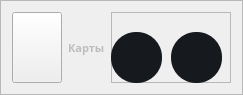
                 <widget class="QFrame" name="Map">
                  <property name="maximumSize">
                   <size>
                    <width>1171</width>
                    <height>91</height>
                   </size>
                  </property>
                  <property name="styleSheet">
                   <string notr="true"> border-bottom: 2px solid white;
 display: inline-block;
 line-height: 0.85;</string>
                  </property>
                  <property name="frameShape">
                   <enum>QFrame::StyledPanel</enum>
                  </property>
                  <property name="frameShadow">
                   <enum>QFrame::Raised</enum>
                  </property>
                  <layout class="QHBoxLayout" name="horizontalLayout_29">
                   <item>
                    <widget class="QPushButton" name="pushButton_25">
                     <property name="minimumSize">
                      <size>
                       <width>50</width>
                       <height>71</height>
                      </size>
                     </property>
                     <property name="maximumSize">
                      <size>
                       <width>50</width>
                       <height>16777215</height>
                      </size>
                     </property>
                     <property name="styleSheet">
                      <string notr="true">border-bottom:none;</string>
                     </property>
                     <property name="text">
                      <string/>
                     </property>
                     <property name="icon">
                      <iconset resource="DownloadSoft.qrc">
                       <normaloff>:/icon/image/icon/free-icon-location-pin-2776067.png</normaloff>:/icon/image/icon/free-icon-location-pin-2776067.png</iconset>
                     </property>
                     <property name="iconSize">
                      <size>
                       <width>48</width>
                       <height>48</height>
                      </size>
                     </property>
                    </widget>
                   </item>
                   <item>
                    <widget class="QLabel" name="label_33">
                     <property name="font">
                      <font>
                       <family>Montserrat Black</family>
                       <pointsize>8</pointsize>
                       <weight>75</weight>
                       <italic>false</italic>
                       <bold>true</bold>
                       <underline>false</underline>
                      </font>
                     </property>
                     <property name="styleSheet">
                      <string notr="true">*{

  color: rgb(189, 189, 189);
border-bottom:none;
}

</string>
                     </property>
                     <property name="text">
                      <string>Карты</string>
                     </property>
                     <property name="scaledContents">
                      <bool>false</bool>
                     </property>
                     <property name="wordWrap">
                      <bool>true</bool>
                     </property>
                    </widget>
                   </item>
                   <item>
                    <widget class="QFrame" name="frame_34">
                     <property name="minimumSize">
                      <size>
                       <width>120</width>
                       <height>71</height>
                      </size>
                     </property>
                     <property name="maximumSize">
                      <size>
                       <width>120</width>
                       <height>71</height>
                      </size>
                     </property>
                     <property name="styleSheet">
                      <string notr="true">border-bottom:none;</string>
                     </property>
                     <property name="frameShape">
                      <enum>QFrame::StyledPanel</enum>
                     </property>
                     <property name="frameShadow">
                      <enum>QFrame::Raised</enum>
                     </property>
                     <widget class="QPushButton" name="pushDelMap">
                      <property name="geometry">
                       <rect>
                        <x>60</x>
                        <y>20</y>
                        <width>51</width>
                        <height>51</height>
                       </rect>
                      </property>
                      <property name="styleSheet">
                       <string notr="true">*{
border-bottom:none;
}
QPushButton#pushDelMap
{
	background-color:#161A1E;
	color:rgba(85,98,112,255);	
	border-radius:25;
}
QPushButton#pushDelMap:hover
{
background-color:#1b1f24;
}
QPushButton#pushDelMap:pressed
{
		padding-left:5px;
	padding-top:5px;
	color:rgba(115,128,142,255)
}
</string>
                      </property>
                      <property name="text">
                       <string/>
                      </property>
                      <property name="icon">
                       <iconset resource="DownloadSoft.qrc">
                        <normaloff>:/icon/image/icon/free-icon-delete-5396993.png</normaloff>:/icon/image/icon/free-icon-delete-5396993.png</iconset>
                      </property>
                      <property name="iconSize">
                       <size>
                        <width>20</width>
                        <height>20</height>
                       </size>
                      </property>
                     </widget>
                     <widget class="QPushButton" name="pushDownloadMap">
                      <property name="geometry">
                       <rect>
                        <x>0</x>
                        <y>20</y>
                        <width>51</width>
                        <height>51</height>
                       </rect>
                      </property>
                      <property name="styleSheet">
                       <string notr="true">*{
border-bottom:none;
}
QPushButton#pushDownloadMap

{
	background-color:#161A1E;
	color:rgba(85,98,112,255);	
	border-radius:25;
}
QPushButton#pushDownloadMap:hover
{
background-color:#1b1f24;
}
QPushButton#pushDownloadMap:pressed
{
	padding-left:5px;
	padding-top:5px;
	color:rgba(115,128,142,255)
}
</string>
                      </property>
                      <property name="text">
                       <string/>
                      </property>
                      <property name="icon">
                       <iconset resource="DownloadSoft.qrc">
                        <normaloff>:/icon/image/icon/free-icon-download-545759.png</normaloff>:/icon/image/icon/free-icon-download-545759.png</iconset>
                      </property>
                      <property name="iconSize">
                       <size>
                        <width>18</width>
                        <height>18</height>
                       </size>
                      </property>
                     </widget>
                    </widget>
                   </item>
                  </layout>
                 </widget>
